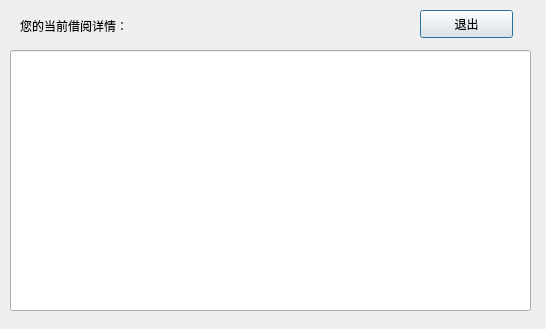
<?xml version="1.0" encoding="UTF-8"?>
<ui version="4.0">
 <class>Dialog</class>
 <widget class="QDialog" name="Dialog">
  <property name="geometry">
   <rect>
    <x>0</x>
    <y>0</y>
    <width>546</width>
    <height>329</height>
   </rect>
  </property>
  <property name="windowTitle">
   <string>Dialog</string>
  </property>
  <widget class="QLabel" name="label">
   <property name="geometry">
    <rect>
     <x>20</x>
     <y>10</y>
     <width>211</width>
     <height>31</height>
    </rect>
   </property>
   <property name="text">
    <string>您的当前借阅详情：</string>
   </property>
  </widget>
  <widget class="QPushButton" name="pushButton">
   <property name="geometry">
    <rect>
     <x>420</x>
     <y>10</y>
     <width>93</width>
     <height>28</height>
    </rect>
   </property>
   <property name="text">
    <string>退出</string>
   </property>
  </widget>
  <widget class="QLineEdit" name="lineEdit">
   <property name="geometry">
    <rect>
     <x>10</x>
     <y>50</y>
     <width>521</width>
     <height>261</height>
    </rect>
   </property>
  </widget>
 </widget>
 <resources/>
 <connections/>
</ui>
